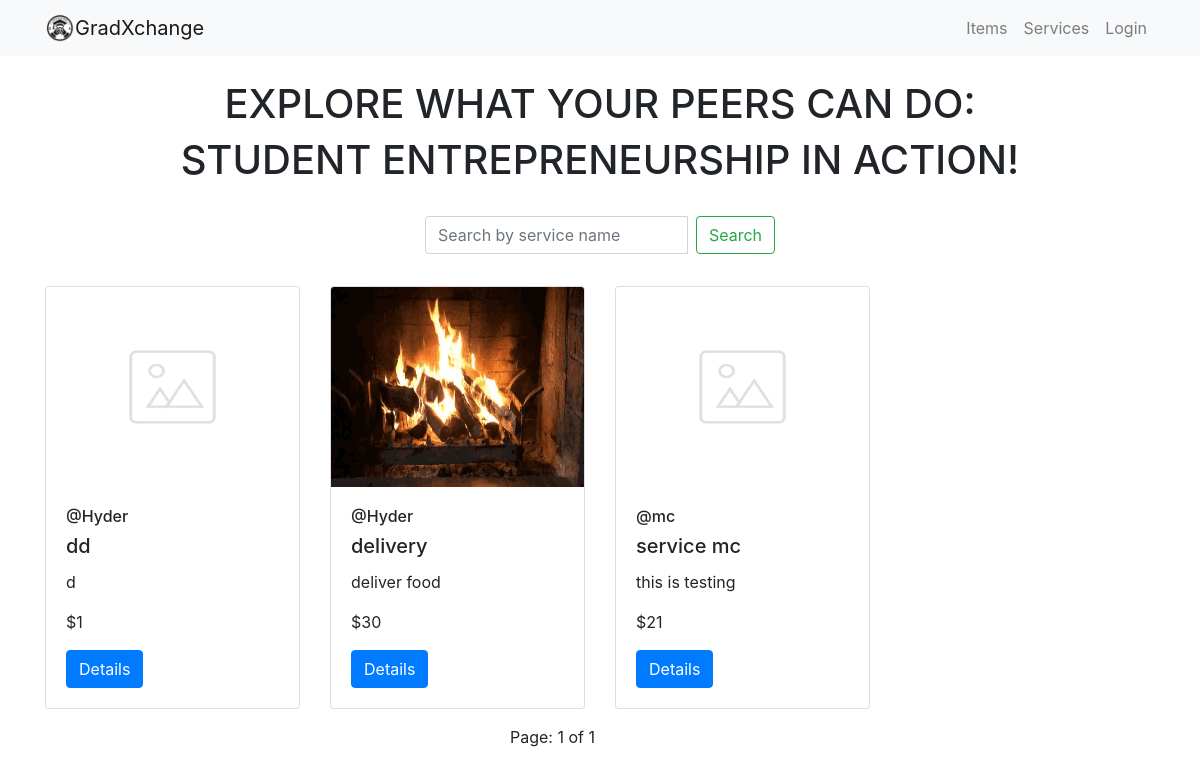
The app's page /service/, older data.
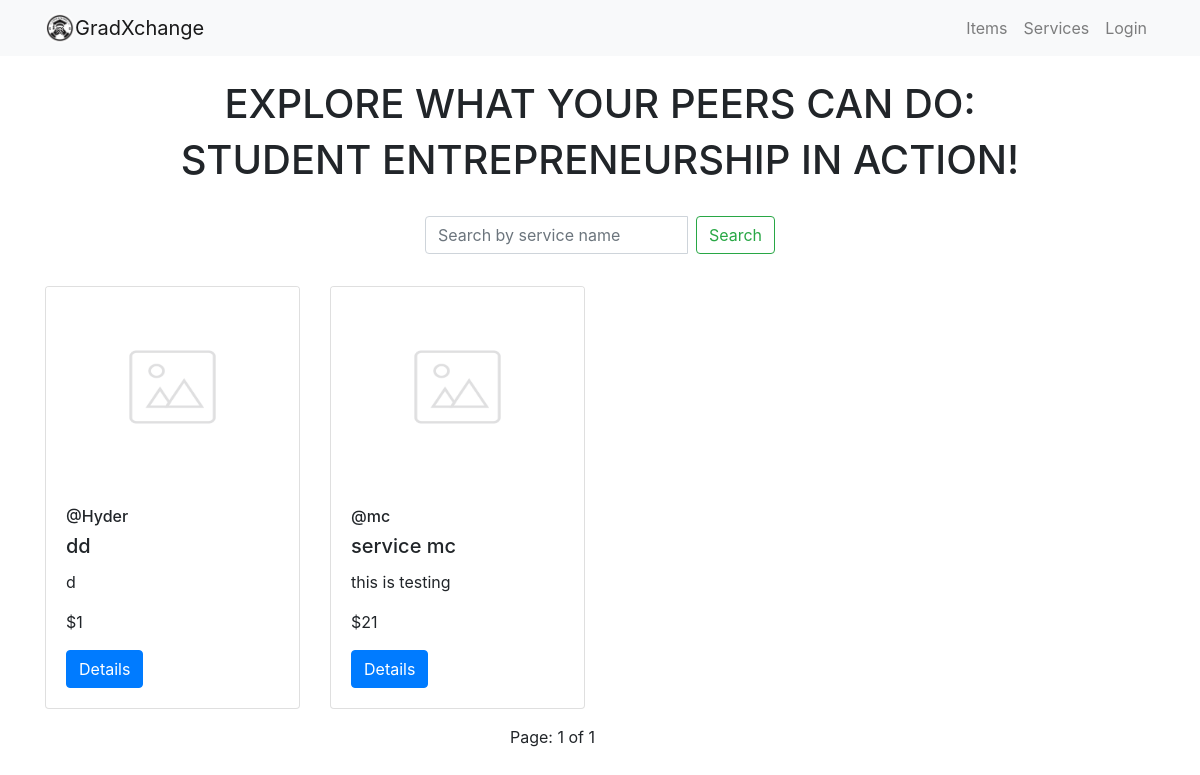
The same page, newer data.
### service/models.py (models this page shows, shortened)
class Service(models.Model):
    service_name = models.CharField(max_length=200)
    service_desc = models.CharField(max_length=200)
    service_price = models.IntegerField()
    service_image = models.ImageField(upload_to='images_service', default="notfound.png")
    user_name = models.ForeignKey(User, on_delete=models.CASCADE,default=1)

### service/views.py (the view)
# urls.py: path('', item_views.index, name='index'),
def index(request):
    service_list =  Service.objects.all().order_by('service_name')
    service_name = request.GET.get('service_name')
    if service_name != '' and service_name is not None:
        service_list = service_list.filter(service_name__icontains=service_name)
    paginator = Paginator(service_list,4)
    page = request.GET.get('page')
    service_list = paginator.get_page(page)
    return render(request, 'service/index.html', {
        'service_list':service_list  })

### service/templates/service/index.html (shortened to what this page needs)
{% extends 'item/base.html' %}
{% block body %}
<div class="container mt-4 ">
    <div class="text-center ">
        <h1>EXPLORE WHAT YOUR PEERS CAN DO:</h1>
        <h1> STUDENT ENTREPRENEURSHIP IN ACTION!</h1>
    </div>
    <div class="row justify-content-center">
        <div class="col-md-4">
            <form action="" method="GET" class="form-inline my-4">
                <div class="input-group">
                    <input class="form-control mr-sm-2" type="search" name="service_name"
                        placeholder="Search by service name" aria-label="Search">
                    <button class="btn btn-outline-success my-2 my-sm-0" type="submit">Search</button>
                </div>
            </form>
        </div>
    </div>
</div>
<div class="container mt-2">
    <div class="row">
        {% for service in service_list %}
        <div class="col-md-3 mb-3 justify-content-center">
            <div class="card">
                <img class="card-img-top" height="200px" src="{{ service.service_image.url }}" />
                <div class="card-body">
                    <h6>@{{service.user_name}}</h6>
                    <h5 class="card-title">{{service.service_name}}</h5>
                    <p class="card-text">{{service.service_desc}}</p>
                    <p class="card-text"> ${{service.service_price}}</p>
                    <a href="{% url 'service:detail' service.id %}" class="btn btn-primary">Details</a>
                </div>
            </div>
        </div>
        {% endfor %}
    </div>
    <div class="row">
        <div class="col-md-5 offset-md-3">
            <ul class="pagination justify-content-center">
                <li class="page-item ">Page: {{ service_list.number }} of {{ service_list.paginator.num_pages}}</li>
            </ul>
        </div>
    </div>
</div>
{% endblock %}

Row changes from the older to the newer data that the page shows:
removed Service: service_image (picture), user_name "Hyder", service_name "delivery", service_desc "deliver food", service_price "30"
